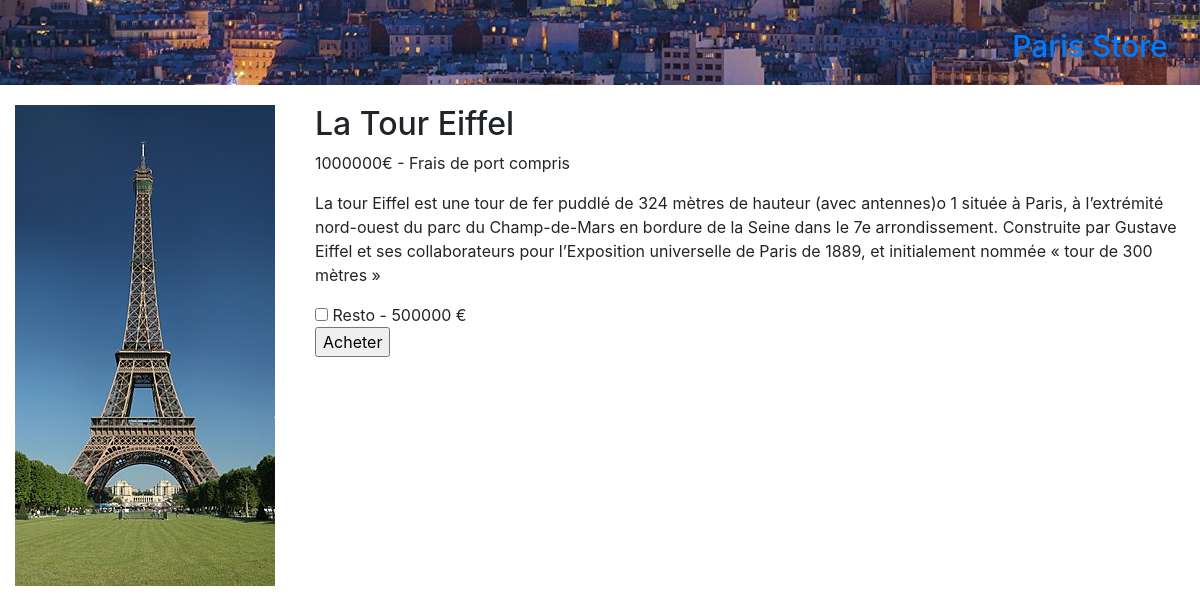
The app's page /index.php?ctrl=product&action=product&id=1 with its own data.
### tables this page shows
CREATE TABLE IF NOT EXISTS `shop` (
  `id` int(11) NOT NULL AUTO_INCREMENT,
  `name` varchar(255) NOT NULL,
  `type` varchar(255) NOT NULL,
  `description` text NOT NULL,
  `img` varchar(255) NOT NULL,
  `optionName` varchar(255) NOT NULL,
  `optionPrix` double NOT NULL,
  `prix` double NOT NULL,
  PRIMARY KEY (`id`)
);

### Controller/productController.php (called while the page is built, shortened)
<?php
class productController{
	private $productManager;
	public function __construct($db1){
        include('./Model/ProductManager.class.php');
        $this->productManager = new ProductManager($db1);
    }
	public function product(){
		$id = $_GET['id'];
		$product= $this->productManager->findOne($id);
        require('./View/layout.php');
    }
}
?>

### Model/Connection.class.php (called while the page is built, shortened)
<?php
class Connection {
	private $db;
    public function __construct() {
        $this->host = 'localhost';
        $this->dbname = 'monumentstore';
        $this->username = 'root';
        $this->password = 'mysql';
		try{
        	$this->db = new PDO('mysql:host=' . $this->host . ';dbname=' . $this->dbname . ';charset=utf8', $this->username, $this->password);
		}catch(PDOException $e){
			echo $e->getMessage();
		}
	}
	public function getConnection() {
		return $this->db;
	}
}
?>

### Model/ProductManager.class.php (called while the page is built, shortened)
<?php
require_once('Connection.class.php');
class ProductManager {
	private $db;
	public function __construct($db1) {
		$db1 = new Connection();
		$this->db = $db1->getConnection();
	}
	public final  function findOne($id) {
		$usersQuery = $this->db->prepare( "SELECT * FROM shop WHERE id = ".$id.";");
 		$usersQuery->execute();
		$result =$usersQuery->fetchAll();
 		return $result;
	}
}
?>

### index.php (called while the page is built, shortened)
<?php
	require_once('Model/Connection.class.php');
	$pdoBuilder = new Connection();
	$db = $pdoBuilder->getConnection();
	if (( isset($_GET['ctrl']) && !empty($_GET['ctrl']) ) &&
		( isset($_GET['action']) && !empty($_GET['action']) )
	){
		$action = $_GET['action'];
	}else{
		$ctrl = 'product';
		$action = 'index';
	}
	$controller = new $ctrl($db);
	$controller->$action();
?>

### View/product.php (the view, shortened to what this page needs)
<?php foreach($product as $product){ ?>
<section class="row" id="product">
	<div class="col-md-3">
		<img src="Assets/images/<?php echo $product['img']?>" alt="batiment">
	</div>
	<div class="col-md-9">
		<h2><?php echo $product['name']?></h2>
		<p><span id="prix"><?php echo $product['prix']?></span>€ - Frais de port compris</p>
		<p><?php echo $product['description']?></p>
		<form action="index.php?ctrl=cart&action=add" method="post">
			<div>
				<input type="checkbox" id="option" name="option">
				<span id="option"><?php echo $product['optionName']?></span>
				-
				<span id="prix_option"><?php echo $product['optionPrix']?></span> €
			</div>
			<input type="submit" id="submit-acheter" value="Acheter">
	</div>
<?php } ?>
</section>

### Assets/css/css.css (style rules this page uses)
#product { margin-top: 20px; }

### records on screen
shop: img (picture), name "La Tour Eiffel", prix "1000000", description "La tour Eiffel est une tour de fer puddlé de 324 mètres de hauteur (avec antennes)o 1 située à Paris, à l’extrémité nord-ouest du parc du Champ-de-Mars en bordure de la Seine dans le 7e arrondissement. Construite par Gustave Eiffel et ses collaborateurs pour l’Exposition universelle de Paris de 1889, et initialement nommée « tour de 300 mètres »", optionName "Resto", optionPrix "500000"
